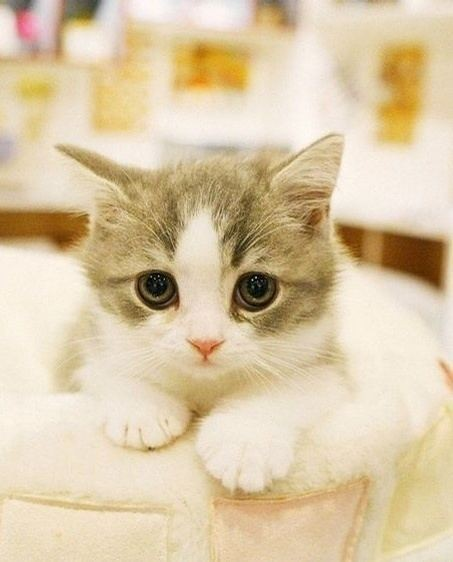
//> input picture Image/1.jpg, 453 x 562 px
$ ./main   (built with g++ and OpenCV 4)
//> lines starting //> are read from the running program, lines starting //| are printed output that depends on the picture
/*************************************************************************
	> File Name: main.cpp
	> Author: zhenkai
	> Mail: 996.icu.cn@gmail.com
	> Created Time: 日  9/22 14:08:39 2019
 ************************************************************************/

/*访问图像中的像素与图像亮度对比度调整
 *访问图像常用的三种方式：1、使用指针访问；2、使用迭代器访问；3、使用动态地址访问
 *
 */

#include<iostream>
#include<opencv2/opencv.hpp>

using namespace std;
using namespace cv;

Mat image_bright1(Mat src);
Mat image_bright2(Mat src);
Mat image_bright3(Mat src);


int main()
{
	int c;
	Mat srcImage = imread("../../../Image/1.jpg");
//> srcImage is the input picture: 562 rows x 453 cols, CV_8UC3; mean B, G, R 166.6, 199.8, 218.6
	Mat dstImage1, dstImage2, dstImage3;

	namedWindow("srcImage", 0);
	namedWindow("dstImage1", 0);
	namedWindow("dstImage2", 0);
	namedWindow("dstImage3", 0);

	double time1 = static_cast<double>(getTickCount());
	dstImage1 = image_bright1(srcImage);

	double time2 = static_cast<double>(getTickCount());
	dstImage2 = image_bright2(srcImage);

	double time3 = static_cast<double>(getTickCount());
	dstImage3 = image_bright3(srcImage);

	double time4 = static_cast<double>(getTickCount());

	time1 = (time2 - time1) / getTickFrequency();
	time2 = (time3 - time2) / getTickFrequency();
	time3 = (time4 - time3) / getTickFrequency();

	cout << "指针访问像素时间(S)：" << time1 << endl;
	cout << "迭代器访问像素时间(S)：" << time2 << endl;
	cout << "动态地址访问像素时间(S)：" << time3 << endl;

	while(1)
	{
		imshow("原图", srcImage);//显示图像
		imshow("指针访问像素", dstImage1);//显示图像
		imshow("迭代器访问像素", dstImage2);//显示图像
		imshow("动态地址访问像素", dstImage3);//显示图像
		c = waitKey();
		if (c == 27 || char(c) == 'q' || char(c) == 'Q')//按Q键或者ESC键退出程序
			break;
	}
	return 0;
}

//使用指针访问像素

Mat image_bright1(Mat src){
	Mat dst;
	int channels = src.channels();
//> channels = 3
	dst = src.clone();

	for (int i = 0; i < src.rows; i++){
		uchar* p_data1 = src.ptr(i);
		uchar* p_data2 = dst.ptr(i);
		for (int k = 0; k < src.cols * channels; k++){
			p_data2[k] = saturate_cast<uchar>(p_data1[k] + 50);  //输出图像像素=原图像像素+50
		}
	}
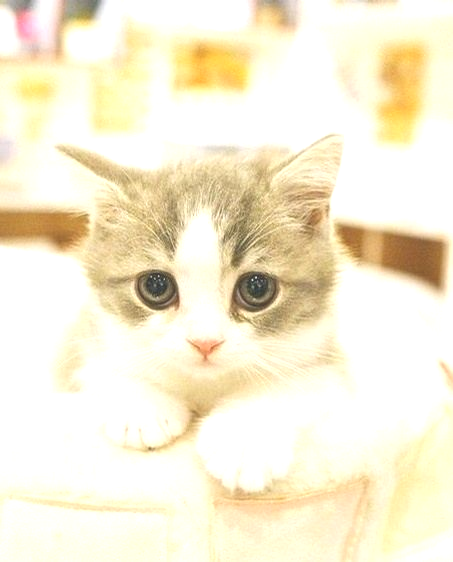
//> dst: 562 rows x 453 cols, CV_8UC3; mean B, G, R 212.4, 238.2, 246.5
	return dst;
}

//使用迭代器访问像素

Mat image_bright2(Mat src){
	Mat dst;
	dst = src.clone();

	Mat_<Vec3b>::iterator it = src.begin<Vec3b>();
	Mat_<Vec3b>::iterator itend = src.end<Vec3b>();
	Mat_<Vec3b>::iterator it2 = dst.begin<Vec3b>();

	for (; it != itend; ++it, ++it2){
		for (int i = 0; i < 3; i++){
			(*it2)[i] = saturate_cast<uchar>(2 * (*it)[i]);
		}
	}
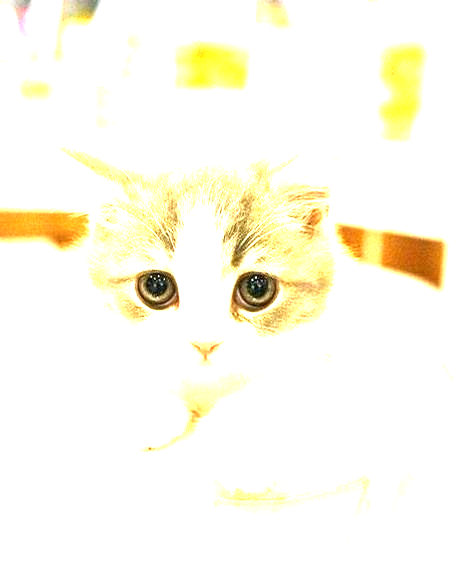
//> dst: 562 rows x 453 cols, CV_8UC3; mean B, G, R 234.4, 249.6, 252.6
	return dst;
}

//使用动态地址访问像素

Mat image_bright3(Mat src){
	Mat dst;
	int channels = src.channels();
//> channels = 3
	dst = src.clone();

	for (int i = 0; i < src.rows; i++){
		for (int j = 0; j < src.cols; j++){
			for (int k = 0; k < channels; k++){
				dst.at<Vec3b>(i, j)[k] = saturate_cast<uchar>(2 * src.at<Vec3b>(i, j)[k] + 50);
			}
		}
	}
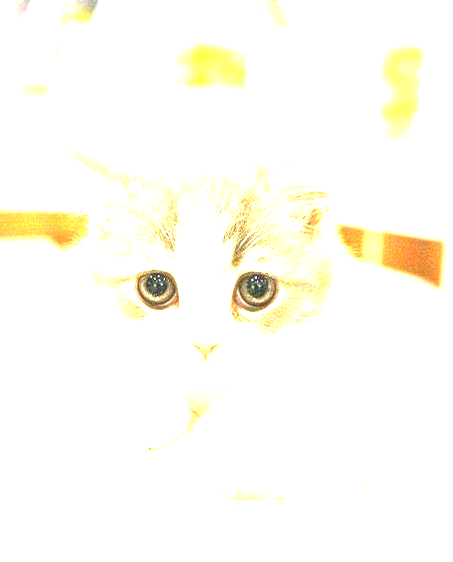
//> dst: 562 rows x 453 cols, CV_8UC3; mean B, G, R 243.3, 252.3, 253.9
//> the 'q' key is pressed
	return dst;

}
